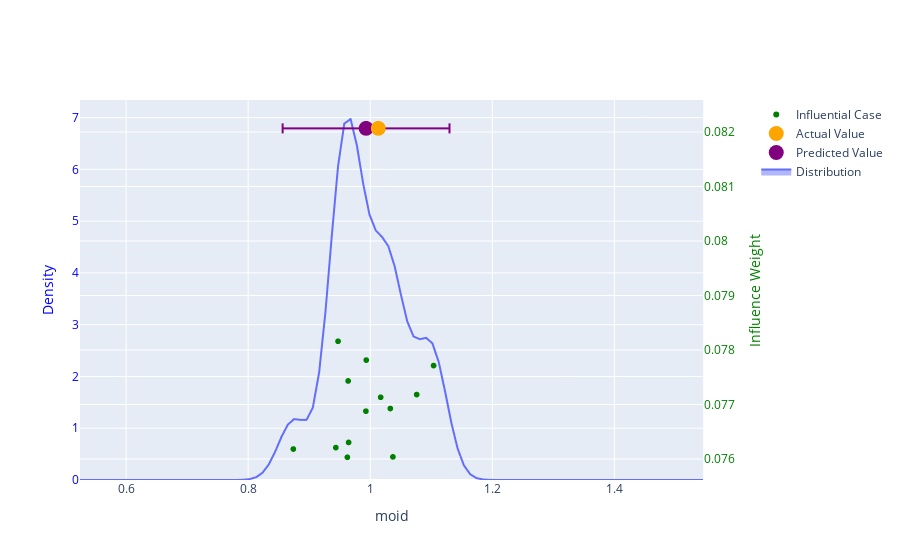

The code cell stored with this chart in its notebook:
### Code cell
plot_interpretable_prediction(
    react,
    actual_value=action_value,
    generative_reacts=gen_reacts,
    residual=global_residual,
)

### Figure 1 — Plotly figure (JSON) as saved in the notebook; plotly's stock layout.template omitted (floating-point values rounded to 4 significant figures)
{"data": [{"fill": "tonexty", "hoverinfo": "skip", "mode": "lines", "name": "Distribution", "type": "scattergl", "x": [0.5245, 0.5348, 0.5451, 0.5554, 0.5657, 0.576, 0.5864, 0.5967, 0.607, 0.6173, 0.6276, 0.6379, 0.6482, 0.6586, 0.6689, 0.6792, 0.6895, 0.6998, 0.7101, 0.7204, 0.7308, 0.7411, 0.7514, 0.7617, 0.772, 0.7823, 0.7926, 0.803, 0.8133, 0.8236, 0.8339, 0.8442, 0.8545, 0.8648, 0.8752, 0.8855, 0.8958, 0.9061, 0.9164, 0.9267, 0.937, 0.9474, 0.9577, 0.968, 0.9783, 0.9886, 0.9989, 1.009, 1.02, 1.03, 1.04, 1.05, 1.061, 1.071, 1.081, 1.092, 1.102, 1.112, 1.123, 1.133, 1.143, 1.154, 1.164, 1.174, 1.185, 1.195, 1.205, 1.216, 1.226, 1.236, 1.246, 1.257, 1.267, 1.277, 1.288, 1.298, 1.308, 1.319, 1.329, 1.339, 1.35, 1.36, 1.37, 1.381, 1.391, 1.401, 1.412, 1.422, 1.432, 1.442, 1.453, 1.463, 1.473, 1.484, 1.494, 1.504, 1.515, 1.525, 1.535, 1.546], "y": [3.479e-44, 1.177e-41, 3.343e-39, 7.979e-37, 1.6e-34, 2.694e-32, 3.81e-30, 4.527e-28, 4.518e-26, 3.788e-24, 2.667e-22, 1.578e-20, 7.839e-19, 3.272e-17, 1.147e-15, 3.378e-14, 8.356e-13, 1.736e-11, 3.03e-10, 4.443e-09, 5.471e-08, 5.66e-07, 4.918e-06, 3.589e-05, 0.0002201, 0.001133, 0.004903, 0.01782, 0.05438, 0.1394, 0.3003, 0.5437, 0.8282, 1.066, 1.176, 1.163, 1.162, 1.399, 2.076, 3.24, 4.701, 6.058, 6.884, 6.973, 6.461, 5.724, 5.128, 4.821, 4.694, 4.516, 4.129, 3.578, 3.065, 2.773, 2.72, 2.747, 2.64, 2.282, 1.719, 1.111, 0.6108, 0.2842, 0.1116, 0.03693, 0.01028, 0.002407, 0.0004738, 7.838e-05, 1.089e-05, 1.272e-06, 1.248e-07, 1.028e-08, 7.117e-10, 4.138e-11, 2.021e-12, 8.292e-14, 2.858e-15, 8.273e-17, 2.012e-18, 4.109e-20, 7.05e-22, 1.016e-23, 1.23e-25, 1.251e-27, 1.069e-29, 7.667e-32, 4.621e-34, 2.339e-36, 9.948e-39, 3.553e-41, 1.066e-43, 2.687e-46, 5.689e-49, 1.012e-51, 1.511e-54, 1.896e-57, 1.999e-60, 1.77e-63, 1.316e-66, 8.221e-70]}, {"error_x": {"array": [0.1368]}, "hovertemplate": "Value: %{x}<br />Influence: N/A", "marker": {"color": "purple", "size": 15}, "mode": "markers", "name": "Predicted Value", "type": "scattergl", "x": [0.9933], "xaxis": "x", "y": [0.08207], "yaxis": "y2"}, {"hovertemplate": "Value: %{x}<br />Influence: N/A", "marker": {"color": "orange", "size": 15}, "mode": "markers", "name": "Actual Value", "type": "scattergl", "x": [1.013], "xaxis": "x", "y": [0.08207], "yaxis": "y2"}, {"customdata": [{"index": 3528, "session": "ca6aa950-69d8-41cb-8ecc-1bd044d8d60f"}, {"index": 3983, "session": "ca6aa950-69d8-41cb-8ecc-1bd044d8d60f"}, {"index": 3134, "session": "ca6aa950-69d8-41cb-8ecc-1bd044d8d60f"}, {"index": 4269, "session": "ca6aa950-69d8-41cb-8ecc-1bd044d8d60f"}, {"index": 4548, "session": "ca6aa950-69d8-41cb-8ecc-1bd044d8d60f"}, {"index": 4578, "session": "ca6aa950-69d8-41cb-8ecc-1bd044d8d60f"}, {"index": 4479, "session": "ca6aa950-69d8-41cb-8ecc-1bd044d8d60f"}, {"index": 4443, "session": "ca6aa950-69d8-41cb-8ecc-1bd044d8d60f"}, {"index": 3080, "session": "ca6aa950-69d8-41cb-8ecc-1bd044d8d60f"}, {"index": 4475, "session": "ca6aa950-69d8-41cb-8ecc-1bd044d8d60f"}, {"index": 4431, "session": "ca6aa950-69d8-41cb-8ecc-1bd044d8d60f"}, {"index": 4814, "session": "ca6aa950-69d8-41cb-8ecc-1bd044d8d60f"}, {"index": 3890, "session": "ca6aa950-69d8-41cb-8ecc-1bd044d8d60f"}], "hovertemplate": "Value: %{x}<br />Influence: %{y}<br /><br />%{customdata}", "marker": {"color": "green"}, "mode": "markers", "name": "Influential Case", "type": "scattergl", "x": [0.9474, 0.9936, 1.104, 0.9639, 1.076, 1.017, 1.033, 0.9931, 0.9647, 0.9438, 0.8741, 1.037, 0.9627], "xaxis": "x", "y": [0.07816, 0.07781, 0.07771, 0.07743, 0.07718, 0.07713, 0.07693, 0.07688, 0.0763, 0.07621, 0.07618, 0.07604, 0.07603], "yaxis": "y2"}], "layout": {"xaxis": {"anchor": "y", "autorange": true, "domain": [0, 0.94], "title": {"text": "moid"}}, "yaxis": {"anchor": "x", "color": "blue", "domain": [0, 1], "title": {"text": "Density"}}, "yaxis2": {"anchor": "x", "color": "green", "overlaying": "y", "side": "right", "title": {"text": "Influence Weight"}}}}
